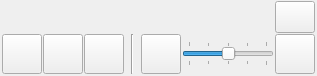
<ui version="4.0" >
 <class>NavigationBarWidgetClass</class>
 <widget class="QWidget" name="NavigationBarWidgetClass" >
  <property name="geometry" >
   <rect>
    <x>0</x>
    <y>0</y>
    <width>317</width>
    <height>76</height>
   </rect>
  </property>
  <property name="windowTitle" >
   <string>NavigationBarWidget</string>
  </property>
  <layout class="QGridLayout" name="gridLayout" >
   <property name="leftMargin" >
    <number>2</number>
   </property>
   <property name="topMargin" >
    <number>0</number>
   </property>
   <property name="rightMargin" >
    <number>2</number>
   </property>
   <property name="bottomMargin" >
    <number>2</number>
   </property>
   <property name="spacing" >
    <number>1</number>
   </property>
   <item row="1" column="0" colspan="6" >
    <spacer name="horizontalSpacer" >
     <property name="orientation" >
      <enum>Qt::Horizontal</enum>
     </property>
     <property name="sizeHint" stdset="0" >
      <size>
       <width>274</width>
       <height>29</height>
      </size>
     </property>
    </spacer>
   </item>
   <item row="1" column="6" >
    <widget class="QPushButton" name="SlidePushButton" >
     <property name="sizePolicy" >
      <sizepolicy vsizetype="Fixed" hsizetype="Fixed" >
       <horstretch>0</horstretch>
       <verstretch>0</verstretch>
      </sizepolicy>
     </property>
     <property name="minimumSize" >
      <size>
       <width>40</width>
       <height>32</height>
      </size>
     </property>
     <property name="maximumSize" >
      <size>
       <width>40</width>
       <height>32</height>
      </size>
     </property>
     <property name="text" >
      <string/>
     </property>
     <property name="icon" >
      <iconset>
       <normalon>:/images/slide-vertical.png</normalon>
      </iconset>
     </property>
     <property name="iconSize" >
      <size>
       <width>40</width>
       <height>32</height>
      </size>
     </property>
     <property name="flat" >
      <bool>false</bool>
     </property>
    </widget>
   </item>
   <item row="2" column="0" >
    <widget class="QPushButton" name="BackPushButton" >
     <property name="sizePolicy" >
      <sizepolicy vsizetype="Fixed" hsizetype="Fixed" >
       <horstretch>0</horstretch>
       <verstretch>0</verstretch>
      </sizepolicy>
     </property>
     <property name="minimumSize" >
      <size>
       <width>40</width>
       <height>40</height>
      </size>
     </property>
     <property name="maximumSize" >
      <size>
       <width>40</width>
       <height>40</height>
      </size>
     </property>
     <property name="autoFillBackground" >
      <bool>false</bool>
     </property>
     <property name="styleSheet" >
      <string notr="true" />
     </property>
     <property name="text" >
      <string/>
     </property>
     <property name="icon" >
      <iconset>
       <normalon>:/images/back.png</normalon>
      </iconset>
     </property>
     <property name="iconSize" >
      <size>
       <width>40</width>
       <height>40</height>
      </size>
     </property>
    </widget>
   </item>
   <item row="2" column="1" >
    <widget class="QPushButton" name="HomePushButton" >
     <property name="sizePolicy" >
      <sizepolicy vsizetype="Fixed" hsizetype="Fixed" >
       <horstretch>0</horstretch>
       <verstretch>0</verstretch>
      </sizepolicy>
     </property>
     <property name="minimumSize" >
      <size>
       <width>40</width>
       <height>40</height>
      </size>
     </property>
     <property name="maximumSize" >
      <size>
       <width>40</width>
       <height>40</height>
      </size>
     </property>
     <property name="autoFillBackground" >
      <bool>false</bool>
     </property>
     <property name="styleSheet" >
      <string notr="true" />
     </property>
     <property name="text" >
      <string/>
     </property>
     <property name="icon" >
      <iconset>
       <normalon>:/images/home.png</normalon>
      </iconset>
     </property>
     <property name="iconSize" >
      <size>
       <width>40</width>
       <height>40</height>
      </size>
     </property>
    </widget>
   </item>
   <item row="2" column="2" >
    <widget class="QPushButton" name="ForwardPushButton" >
     <property name="sizePolicy" >
      <sizepolicy vsizetype="Fixed" hsizetype="Fixed" >
       <horstretch>0</horstretch>
       <verstretch>0</verstretch>
      </sizepolicy>
     </property>
     <property name="minimumSize" >
      <size>
       <width>40</width>
       <height>40</height>
      </size>
     </property>
     <property name="maximumSize" >
      <size>
       <width>40</width>
       <height>40</height>
      </size>
     </property>
     <property name="autoFillBackground" >
      <bool>false</bool>
     </property>
     <property name="styleSheet" >
      <string notr="true" />
     </property>
     <property name="text" >
      <string/>
     </property>
     <property name="icon" >
      <iconset>
       <normalon>:/images/forward.png</normalon>
      </iconset>
     </property>
     <property name="iconSize" >
      <size>
       <width>40</width>
       <height>40</height>
      </size>
     </property>
    </widget>
   </item>
   <item row="2" column="3" >
    <widget class="Line" name="line" >
     <property name="sizePolicy" >
      <sizepolicy vsizetype="Fixed" hsizetype="Fixed" >
       <horstretch>0</horstretch>
       <verstretch>0</verstretch>
      </sizepolicy>
     </property>
     <property name="minimumSize" >
      <size>
       <width>15</width>
       <height>40</height>
      </size>
     </property>
     <property name="autoFillBackground" >
      <bool>false</bool>
     </property>
     <property name="styleSheet" >
      <string notr="true" />
     </property>
     <property name="orientation" >
      <enum>Qt::Vertical</enum>
     </property>
    </widget>
   </item>
   <item row="2" column="4" >
    <widget class="QPushButton" name="ZoomOutPushButton" >
     <property name="sizePolicy" >
      <sizepolicy vsizetype="Fixed" hsizetype="Fixed" >
       <horstretch>0</horstretch>
       <verstretch>0</verstretch>
      </sizepolicy>
     </property>
     <property name="minimumSize" >
      <size>
       <width>40</width>
       <height>40</height>
      </size>
     </property>
     <property name="maximumSize" >
      <size>
       <width>40</width>
       <height>40</height>
      </size>
     </property>
     <property name="autoFillBackground" >
      <bool>false</bool>
     </property>
     <property name="styleSheet" >
      <string notr="true" />
     </property>
     <property name="text" >
      <string/>
     </property>
     <property name="icon" >
      <iconset>
       <normalon>:/images/zoom-out.png</normalon>
      </iconset>
     </property>
     <property name="iconSize" >
      <size>
       <width>40</width>
       <height>40</height>
      </size>
     </property>
    </widget>
   </item>
   <item row="2" column="5" >
    <widget class="QSlider" name="ZoomSlider" >
     <property name="sizePolicy" >
      <sizepolicy vsizetype="Fixed" hsizetype="Expanding" >
       <horstretch>0</horstretch>
       <verstretch>0</verstretch>
      </sizepolicy>
     </property>
     <property name="minimumSize" >
      <size>
       <width>0</width>
       <height>0</height>
      </size>
     </property>
     <property name="autoFillBackground" >
      <bool>false</bool>
     </property>
     <property name="styleSheet" >
      <string notr="true" />
     </property>
     <property name="minimum" >
      <number>50</number>
     </property>
     <property name="maximum" >
      <number>150</number>
     </property>
     <property name="singleStep" >
      <number>25</number>
     </property>
     <property name="pageStep" >
      <number>25</number>
     </property>
     <property name="value" >
      <number>100</number>
     </property>
     <property name="orientation" >
      <enum>Qt::Horizontal</enum>
     </property>
     <property name="invertedAppearance" >
      <bool>false</bool>
     </property>
     <property name="invertedControls" >
      <bool>false</bool>
     </property>
     <property name="tickPosition" >
      <enum>QSlider::TicksBothSides</enum>
     </property>
     <property name="tickInterval" >
      <number>25</number>
     </property>
    </widget>
   </item>
   <item row="2" column="6" >
    <widget class="QPushButton" name="ZoomInPushButton" >
     <property name="sizePolicy" >
      <sizepolicy vsizetype="Fixed" hsizetype="Fixed" >
       <horstretch>0</horstretch>
       <verstretch>0</verstretch>
      </sizepolicy>
     </property>
     <property name="minimumSize" >
      <size>
       <width>40</width>
       <height>40</height>
      </size>
     </property>
     <property name="maximumSize" >
      <size>
       <width>40</width>
       <height>40</height>
      </size>
     </property>
     <property name="autoFillBackground" >
      <bool>false</bool>
     </property>
     <property name="styleSheet" >
      <string notr="true" />
     </property>
     <property name="text" >
      <string/>
     </property>
     <property name="icon" >
      <iconset>
       <normalon>:/images/zoom-in.png</normalon>
      </iconset>
     </property>
     <property name="iconSize" >
      <size>
       <width>40</width>
       <height>40</height>
      </size>
     </property>
    </widget>
   </item>
   <item row="0" column="6" >
    <spacer name="verticalSpacer" >
     <property name="orientation" >
      <enum>Qt::Vertical</enum>
     </property>
     <property name="sizeHint" stdset="0" >
      <size>
       <width>20</width>
       <height>40</height>
      </size>
     </property>
    </spacer>
   </item>
  </layout>
 </widget>
 <layoutdefault spacing="6" margin="11" />
 <resources>
  <include location="images.qrc" />
 </resources>
 <connections/>
</ui>
